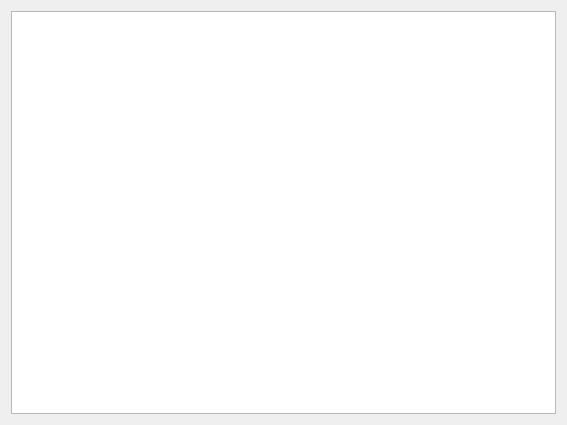
<?xml version="1.0" encoding="UTF-8"?>
<ui version="4.0">
 <class>Dialog</class>
 <widget class="QDialog" name="Dialog">
  <property name="geometry">
   <rect>
    <x>0</x>
    <y>0</y>
    <width>567</width>
    <height>425</height>
   </rect>
  </property>
  <property name="windowTitle">
   <string>Dialog</string>
  </property>
  <layout class="QVBoxLayout" name="verticalLayout">
   <item>
    <widget class="QTreeView" name="treeView"/>
   </item>
  </layout>
 </widget>
 <resources/>
 <connections/>
</ui>
